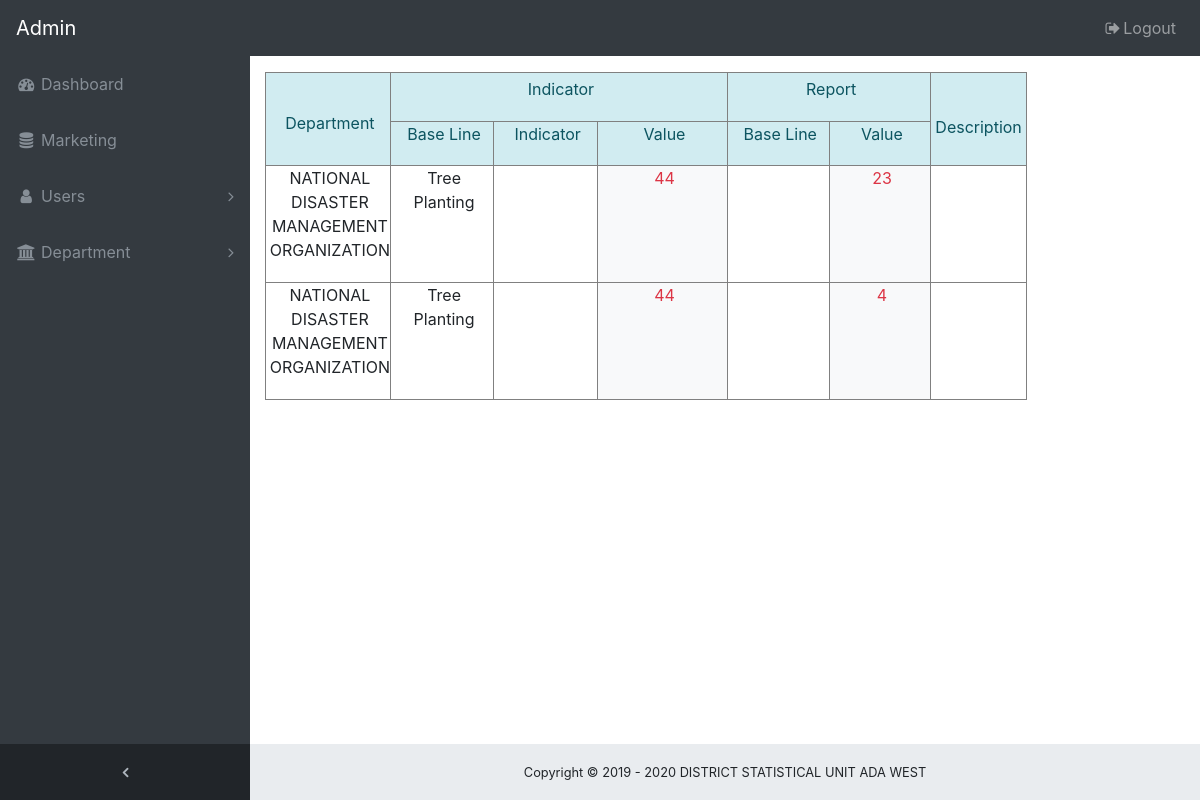
Screenshot of /all_report with the database file from the repository.
### departments/models.py (models this page shows, shortened)
class BaseModel(models.Model):
    date_add = models.DateTimeField(auto_now_add=True)
    date_updated = models.DateTimeField(auto_now=True)
    class Meta:
        abstract =True

class Report(BaseModel):
    base_line = models.ForeignKey(Baseline,on_delete=models.CASCADE,related_name='all_saved_reports')
    date = models.PositiveIntegerField('year')
    value = models.PositiveIntegerField(blank=True, null=True)
    activity = models.TextField(blank=True, null=True)
    description = models.TextField(blank=True, null=True)

class Baseline(BaseModel):
    indicator = models.OneToOneField(Indicator,on_delete=models.CASCADE,related_name='indicator_baseline')
    base_line = models.PositiveIntegerField()
    value  = models.PositiveIntegerField(help_text='numbers only',blank=True, null=True)
    activity = models.TextField(blank=True, null=True)
    base_line_available =models.BooleanField(default=True)

class Indicator(BaseModel):
    department = models.ForeignKey(Departmant,on_delete=models.CASCADE,related_name='indicators')
    indicator = models.CharField(max_length=200,unique=True)

class Departmant(BaseModel):
    name = models.CharField(max_length=50,unique=True)

### departments/views.py (the view)
# urls.py: path('all_report',views.view_all_report,name='all_report'),
def view_all_report(request):
    all_report = Report.objects.all()
    context ={
      'all_report':all_report,
    }
    return render(request,'deparment/all_records.html',context)

### templates/deparment/all_records.html (shortened to what this page needs)
{% extends 'layout/app.html' %}
{% load crispy_forms_tags %}
{% block body %}
<div class="container">
    <div class="row">
        <div class="col-lg-10 col-xl-10 col-md-10">
                <div class="print_table table-responsive">
        <form action="" method="get">
        <table width="100%" cellpadding="4" cellspacing="0" style="page-break-before: always; page-break-inside: avoid " class="table-responsive table-hover">
                <col width="35*"/>
                <col width="35*"/>
                <col width="35*"/>
                <col width="47*"/>
                <col width="35*"/>
                <col width="35*"/>
                <col width="35*"/>
                <thead class="alert-info">
                <tr valign="top">
                    <td rowspan="2" width="14%" style="border-top: 1px double #808080; border-bottom: 1px double #808080; border-left: 1px double #808080; border-right: none; padding-top: 0.04in; padding-bottom: 0.04in; padding-left: 0.04in; padding-right: 0in"><p align="center" style="margin-top: 0.36in">
                        Department</p>
                    </td>
                    <td colspan="3" width="45%" style="border-top: 1px double #808080; border-bottom: 1px double #808080; border-left: 1px double #808080; border-right: none; padding-top: 0.04in; padding-bottom: 0.04in; padding-left: 0.04in; padding-right: 0in"><p align="center">
                        Indicator</p>
                    </td>
                    <td colspan="2" width="27%" style="border-top: 1px double #808080; border-bottom: 1px double #808080; border-left: 1px double #808080; border-right: none; padding-top: 0.04in; padding-bottom: 0.04in; padding-left: 0.04in; padding-right: 0in"><p align="center">
                        Report</p>
                    </td>
                    <td rowspan="2" width="14%" style="border: 1px double #808080; padding: 0.04in"><p align="center" style="margin-top: 0.4in">
                        Description</p>
                    </td>
                </tr>
                <tr valign="top">
                    <td width="14%" style="border-top: none; border-bottom: 1px double #808080; border-left: 1px double #808080; border-right: none; padding-top: 0in; padding-bottom: 0.04in; padding-left: 0.04in; padding-right: 0in"><p align="center">
                        Base Line</p>
                    </td>
                    <td width="14%" style="border-top: none; border-bottom: 1px double #808080; border-left: 1px double #808080; border-right: none; padding-top: 0in; padding-bottom: 0.04in; padding-left: 0.04in; padding-right: 0in"><p align="center">
                        Indicator</p>
                    </td>
                    <td width="18%" style="border-top: none; border-bottom: 1px double #808080; border-left: 1px double #808080; border-right: none; padding-top: 0in; padding-bottom: 0.04in; padding-left: 0.04in; padding-right: 0in"><p align="center">
                        Value</p>
                    </td>
                    <td width="14%" style="border-top: none; border-bottom: 1px double #808080; border-left: 1px double #808080; border-right: none; padding-top: 0in; padding-bottom: 0.04in; padding-left: 0.04in; padding-right: 0in"><p align="center">
                        Base Line</p>
                    </td>
                    <td width="14%" style="border-top: none; border-bottom: 1px double #808080; border-left: 1px double #808080; border-right: none; padding-top: 0in; padding-bottom: 0.04in; padding-left: 0.04in; padding-right: 0in"><p align="center">
                        Value</p>
                    </td>
                </tr>
            </thead>
            <tbody class="text-center">
                    {% for all_reports in all_report %}
                <tr valign="top">
                    <td width="14%" style="border-top: none; border-bottom: 1px double #808080; border-left: 1px double #808080; border-right: none; padding-top: 0in; padding-bottom: 0.04in; padding-left: 0.04in; padding-right: 0in"><p align="center">
                            {{ all_reports.base_line.indicator.department.name }}</p>
                    </td>
                    <td width="14%" style="border-top: none; border-bottom: 1px double #808080; border-left: 1px double #808080; border-right: none; padding-top: 0in; padding-bottom: 0.04in; padding-left: 0.04in; padding-right: 0in"><p>
                            {{ all_reports.base_line.indicator.indicator }}</p>
                    </td>
                    <td width="14%" style="border-top: none; border-bottom: 1px double #808080; border-left: 1px double #808080; border-right: none; padding-top: 0in; padding-bottom: 0.04in; padding-left: 0.04in; padding-right: 0in" sdval="4" sdnum="1033;">
                    </td>
                    <td class="bg-light text-danger" width="18%" style="border-top: none; border-bottom: 1px double #808080; border-left: 1px double #808080; border-right: none; padding-top: 0in; padding-bottom: 0.04in; padding-left: 0.04in; padding-right: 0in"><p>
                            {{ all_reports.base_line.value}}</p>
                    </td>
                    <td width="14%" style="border-top: none; border-bottom: 1px double #808080; border-left: 1px double #808080; border-right: none; padding-top: 0in; padding-bottom: 0.04in; padding-left: 0.04in; padding-right: 0in" sdval="4" sdnum="1033;">
                    </td>
                    <td class="bg-light  text-danger" width="14%" style="border-top: none; border-bottom: 1px double #808080; border-left: 1px double #808080; border-right: none; padding-top: 0in; padding-bottom: 0.04in; padding-left: 0.04in; padding-right: 0in" sdval="44" sdnum="1033;"><p>
                            {{ all_reports.value }}</p>
                    </td>
                    <td width="14%" style="border-top: none; border-bottom: 1px double #808080; border-left: 1px double #808080; border-right: 1px double #808080; padding-top: 0in; padding-bottom: 0.04in; padding-left: 0.04in; padding-right: 0.04in">
                    </td>
                </tr>
                {% endfor %}
            </tbody>
            </table>
                   </div>
        </div>
    </div>
</div>
{% endblock %}

### mysite/static/css/sb-admin.css (style rules this page uses)
html { position: relative; min-height: 100%; }
body { overflow-x: hidden; }
body.sticky-footer { margin-bottom: 56px; }
body.fixed-nav { padding-top: 56px; }

### rows the page displays
Report: base_line.indicator.department.name "NATIONAL DISASTER MANAGEMENT ORGANIZATION", base_line.indicator.indicator "Tree Planting", base_line.value "44", value "23"
Report: base_line.indicator.department.name "NATIONAL DISASTER MANAGEMENT ORGANIZATION", base_line.indicator.indicator "Tree Planting", base_line.value "44", value "4"
